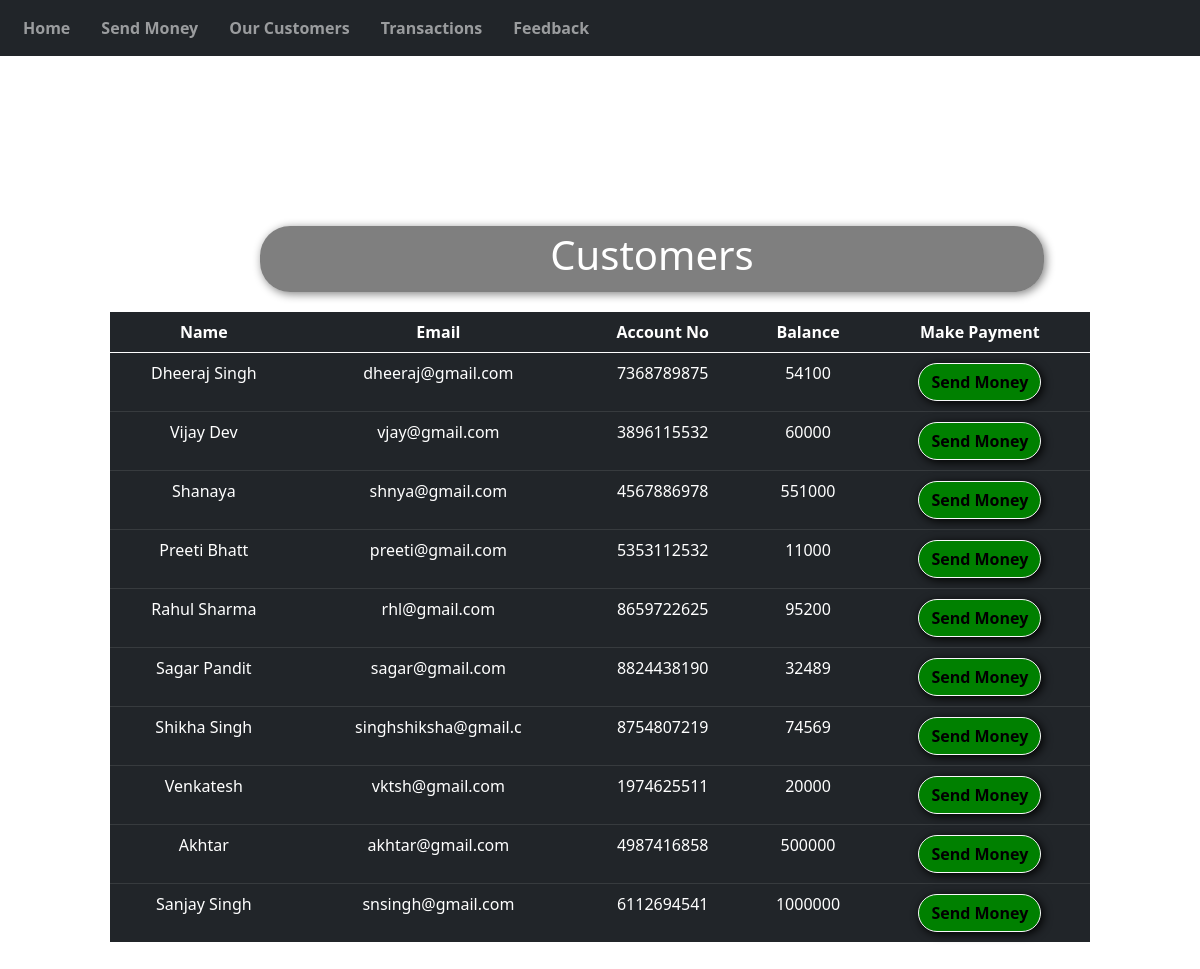
The page /ourCustomers.php on the database its author committed.
### tables this page shows
CREATE TABLE `costumers` (
  `id` int(11) NOT NULL,
  `name` varchar(30) NOT NULL,
  `email` varchar(20) NOT NULL,
  `accno` varchar(10) NOT NULL,
  `balance` bigint(20) NOT NULL
);

### ourCustomers.php (the view, shortened to what this page needs)
<!doctype html>
<html lang="en">
<head>
    <link href="https://cdn.jsdelivr.net/npm/bootstrap@5.0.2/dist/css/bootstrap.min.css" rel="stylesheet"
>
    <link rel="stylesheet" href="https://cdnjs.cloudflare.com/ajax/libs/font-awesome/5.15.3/css/all.min.css"
 />
</head>
<body style="background-image:url('statics/bank_bck.jpg'); padding-top:8%;">
    <?php include 'progress_and_db.php'; ?>
    <nav class="navbar navbar-expand-lg navbar-dark bg-dark fixed fixed-top"
        style="font-family:Segoe UI', Tahoma, Geneva, Verdana, sans-serif; font-size:25px;">
        <div class="collapse navbar-collapse">
            <b>
                <ul class="navbar-nav ">
                    <li class="nav-item nav-links" style="margin-left:15px;">
                        <a class="nav-link text-nowrap" aria-current="page" href="index.php">Home</a>
                    </li>
                    <li class="nav-item" style="margin-left:15px; ">
                        <a class="nav-link text-nowrap" href="send_money.php">Send Money</a>
                    </li>
                    <li class="nav-item" style="margin-left:15px;">
                        <a class="nav-link text-nowrap" href="ourCustomers.php">Our Customers</a>
                    </li>
                    <li class="nav-item" style="margin-left:15px;">
                        <a class="nav-link text-nowrap" href="transactions.php">Transactions</a>
                    </li>
                    <li class="nav-item" style="margin-left:15px;">
                        <a class="nav-link text-nowrap" href="user_feedback.php">Feedback</a>
                    </li>
                </ul>
            </b>
        </div>
    </nav>
    <div>
        <div class="container" style="margin-top: 10%; padding:10px 80px 10px 80px; ">
            <div
                style="width:80%; background-color:rgba(0,0,0,.5); padding:5px 5px 5px 5px; border-radius:30px; box-shadow: 2px 2px 10px gray; margin-left:150px;">
                <h1 style=" color:white; text-align: center;">Customers</h1>
            </div>
            <?php
    $conn = mysqli_connect($servername, $username, $password, $database);
    if(!$conn){
        die("Connection not established: ".mysqli_connect_error());
    }else{
        $sql = "SELECT * FROM `costumers`";
        $result = mysqli_query($conn, $sql);
?>
            <table class="table table-dark" style="margin-top: 20px;">
                <thead>
                    <tr>
                        <th scope="col">Name</th>
                        <th scope="col">Email</th>
                        <th scope="col">Account No</th>
                        <th scope="col">Balance</th>
                        <th scope="col">Make Payment</th>
                    </tr>
                </thead>
                <?php
echo "<tbody>";
        while($row = mysqli_fetch_assoc($result)){
        echo    '
            <tr>
              <td>'.$row['name'].'</td>
              <td>'.$row['email'].'</td>
              <td>'.$row['accno'].'</td>
              <td>'.$row['balance'].'</td>
              <td style="padding:10px 10px 10px 10px">
              <a href="send_money.php?reads='.$row['accno'].'"
              <button type="button" class="btn mybtn btn-outline-light">Send Money</button>
              </a>
              </td>
            </tr>';
    }
    }
    echo "</tbody>";
?>
        </div>
</div>
</body>
</html>

### progress_and_db.php (shortened to what this page needs)
<html>
<head>
<link rel="stylesheet" href="https://cdnjs.cloudflare.com/ajax/libs/font-awesome/5.15.3/css/all.min.css" />
</head>
<body>
    </body>
</html>

### ourCustomers.php (style rules this page uses)
th,td { text-align: center; }
.mybtn { box-shadow: 2px 2px 10px black; border-radius: 30px; font-weight: bold; background-color: green; color: black; }

### rows shown on the page
costumers: name "Dheeraj Singh", email "dheeraj@gmail.com", accno "7368789875", balance "54100"
costumers: name "Vijay Dev", email "vjay@gmail.com", accno "3896115532", balance "60000"
costumers: name "Shanaya", email "shnya@gmail.com", accno "4567886978", balance "551000"
costumers: name "Preeti Bhatt", email "preeti@gmail.com", accno "5353112532", balance "11000"
costumers: name "Rahul Sharma", email "rhl@gmail.com", accno "8659722625", balance "95200"
costumers: name "Sagar Pandit", email "sagar@gmail.com", accno "8824438190", balance "32489"
costumers: name "Shikha Singh", email "singhshiksha@gmail.c", accno "8754807219", balance "74569"
costumers: name "Venkatesh", email "vktsh@gmail.com", accno "1974625511", balance "20000"
costumers: name "Akhtar", email "akhtar@gmail.com", accno "4987416858", balance "500000"
costumers: name "Sanjay Singh", email "snsingh@gmail.com", accno "6112694541", balance "1000000"
